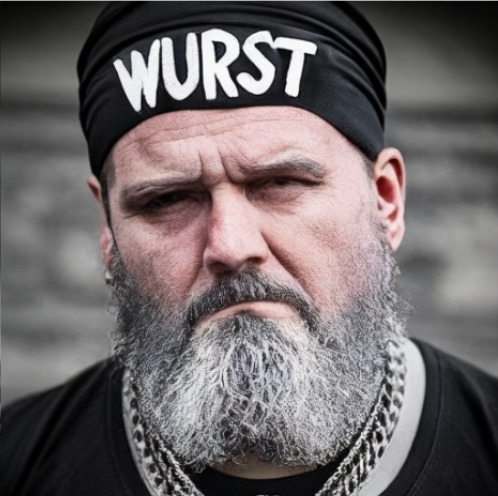
#> input picture flask_api/utils/Generation/aesthetic/F5WsLD0XoAAviiV (1).jpeg, 498 x 496 px; its folder holds only this picture in this run
$ python -i detect_black_border.py   (imports and definitions only)
#> lines starting #> are read from the running program, lines starting #| are printed output that depends on the picture
from PIL import Image
import os
import shutil
def detect_black_border(image_path):
    with Image.open(image_path) as img:
        # Convert image to grayscale
#> img is the input picture: PIL image 498x496 RGB; mean R, G, B 110.4, 103.3, 104.3
        img_gray = img.convert('L')
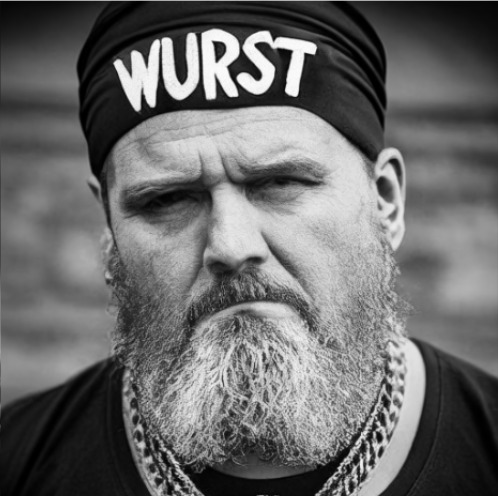
#> img_gray: PIL image 498x496 L; min 0, max 254, mean 105.5

        # Get image size
        width, height = img_gray.size
#> width = 498; height = 496

        # Define the threshold for black color
        black_threshold = 20

        # Check the borders
        top_border = all(img_gray.getpixel((x, 0)) < black_threshold for x in range(width))
#> top_border = False
        bottom_border = all(img_gray.getpixel((x, height - 1)) < black_threshold for x in range(width))
#> bottom_border = False
        left_border = all(img_gray.getpixel((0, y)) < black_threshold for y in range(height))
#> left_border = False
        right_border = all(img_gray.getpixel((width - 1, y)) < black_threshold for y in range(height))
#> right_border = False

        # Return True if all borders are black
        return top_border or bottom_border or left_border or right_border

def main():
    # # Example usage
    above_average_dir = 'F:\ImageSet\hands_dataset_above_average\clean-hands'
    underscore_dir = 'F:\ImageSet\hands_dataset_underscore\clean-hands'
    # [6 lines of commented-out code are left out]


    for file in os.listdir(above_average_dir):
        # Check if the file is an image by its extension
        if file.endswith((".jpg")):
            # Join the folder path and the file name to get the full path
            image_path = os.path.join(above_average_dir, file)
            if detect_black_border(image_path):
                output_file = os.path.join(underscore_dir, file)
                if not os.path.exists(output_file):
                    shutil.copy(image_path, output_file)
                if os.path.exists(image_path):
                    os.remove(image_path)

# [2 lines not run here, left out]

>>> result = detect_black_border('../Generation/aesthetic/F5WsLD0XoAAviiV (1).jpeg')
#> result = False
